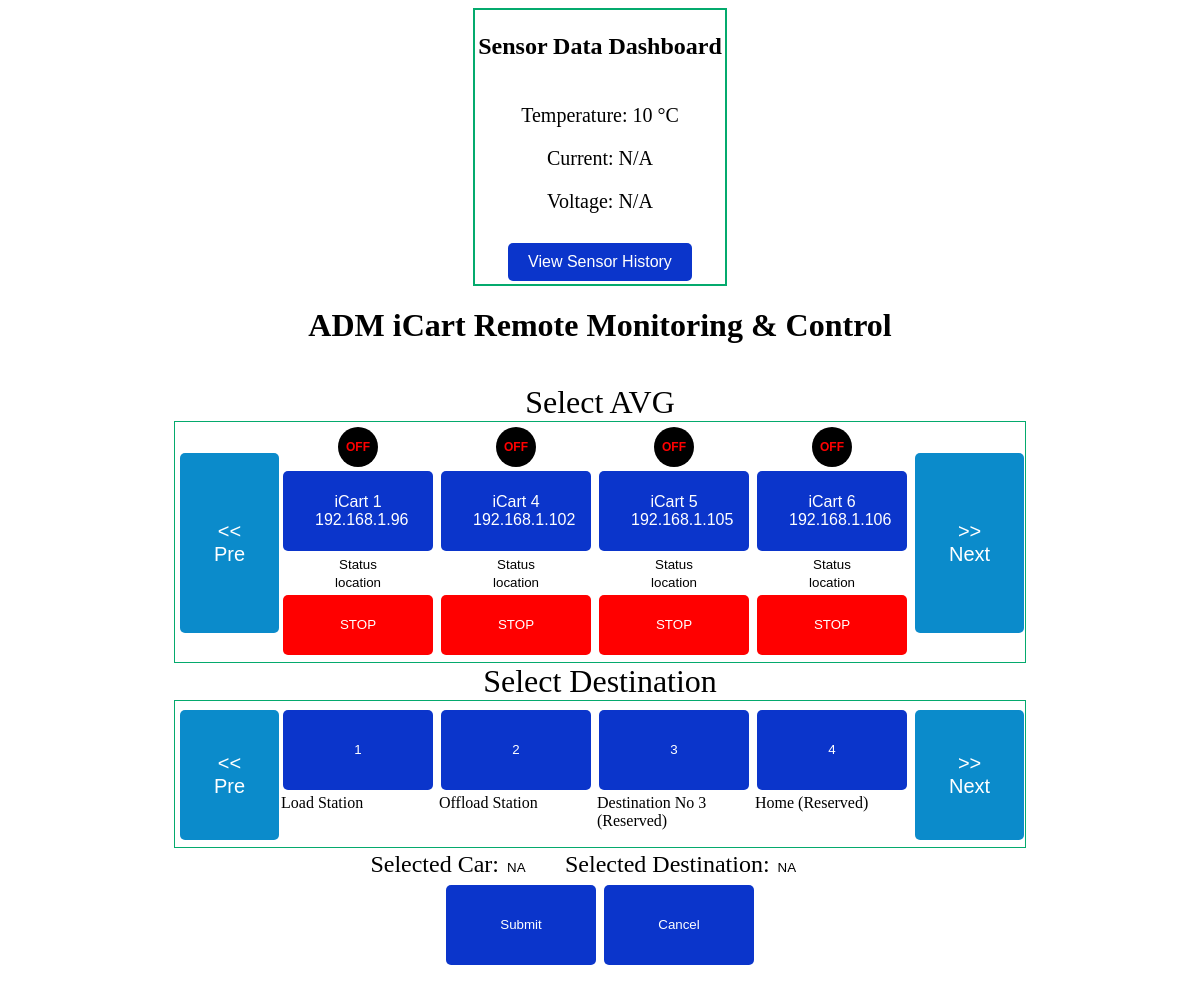
The page / on the database its author committed.
### remote_car/models.py (models this page shows)
class Car(models.Model):
    car_id=models.AutoField(primary_key=True)
    car_x=models.IntegerField()
    car_y=models.IntegerField()
    car_control=models.IntegerField(default = 0)
    car_IP=models.TextField(default="")
    car_name=models.TextField(default="iCart")
    car_lastTimeConnected=models.TextField(default=dt.now())

class Des(models.Model):
    des_id=models.AutoField(primary_key=True)
    des_name=models.TextField()
    des_description=models.TextField()
    des_x=models.IntegerField()
    des_y=models.IntegerField()
    des_disable=models.IntegerField(default=0)

### remote_car/views.py (the view)
# urls.py: path('',remote_car.views.display),
def display(request):
    maxpage=(Car.objects.all().count()//5)
    if(Car.objects.all().count()%5==0):
        maxpage = (Car.objects.all().count() / 5)-1
    cars2display=[]
    des2display=[]
    for i in range(5):
        try:
            cars2display.append(Car.objects.all()[i])
        except:
            break
    maxdespage=(Des.objects.all().count()//5)
    if(Des.objects.all().count()%5==0):
        maxdespage = (Des.objects.all().count() / 5)-1
    for i in range(5):
        try:
            des2display.append(Des.objects.all()[i])
        except:
            break
    readings = SensorReading.objects.all().order_by('-timestamp')[:100]
    return render(request, 'controlPanel.html', {
        'cap': cars2display,
        'dep':des2display,
        'pagenumber':0,
        'despagenumber':0,
        'maxpage':maxpage,
        'maxdespage':maxdespage,
        'carselectd':'NA',
        'desselected':'NA'
    })

### remote_car/templates/controlPanel.html (shortened to what this page needs)
<!DOCTYPE html>
<html lang="en" xmlns="http://www.w3.org/1999/html">
<head>
</head>
<body>
<div class="page-body" align="center">
    <table style="border:2px solid ;border-color:#04AA6D">
    <tr>
    <td><h2>Sensor Data Dashboard</h2></td>
    </tr>
    <tr>
    <td>
    <div class="sensor-data">
        <p>Temperature: <span id="temperature">N/A</span></p>
        <p>Current: <span id="current">N/A</span></p>
        <p>Voltage: <span id="voltage">N/A</span></p>
    </div>
    <div style="text-align: center;">
        <button onclick="window.open('{% url 'history_data' %}', '_blank', 'noopener,noreferrer')" style="margin-top: 10px; padding: 10px 20px; font-size: 16px; background-color: #0b35cb; color: white; border: none; border-radius: 5px; cursor: pointer;">
            View Sensor History
        </button>
    </div>
    </td>
    </tr>
   </table>
    <div>
        <table style="border:1px solid ;border-color:#04AA6D">
            <tr>
                <h1>ADM iCart Remote Monitoring & Control </h1></br>
                 <font size="6"> Select AVG </font>
            </tr>
            <td width="75">
            {% if pagenumber == 0 %}
                <input id="no last" type="button" disabled value="<<&#13;&#10;Pre" style="font-size:20px; width:100%;height:180px;background-color:#0b8bcb;"  >
            {% else %}
                <input id="pr" type="button" onclick="last(0,{{pagenumber}},{{despagenumber}},oid.value,did.value)" value="<<&#13;&#10;Pre" style="font-size:20px; width:100%; height:180px;background-color:#0b8bcb;" >
            {% endif %}
            </td>
            {% for c in cap%}
                <td width="150" style="text-align: center; vertical-align: middle;">
                    <button id="active-btn{{ c.car_id }}" onclick="toggleActive({{ c.car_id }})"
                    style="font-size:12px; background-color:
                        {% if c.car_control == 0 %} black
                        {% elif c.car_control == 1 %} green
                        {% elif c.car_control == 2 %} #DAA520
                        {% endif %};
                        color:
                        {% if c.car_control == 0 %} red
                        {% elif c.car_control == 1 %} red
                        {% elif c.car_control == 2 %} white
                        {% endif %};
                        font-weight:bold; width:40px; height:40px; border-radius:50%; border:5px;">
                    {% if c.car_control == 0 %}
                        OFF
                    {% elif c.car_control == 1 %}
                        ON
                    {% elif c.car_control == 2 %}
                        ON
                    {% endif %}
                </button>
                <div>
                    <input id="name{{c.car_id}}" type="button" onclick="selectcar({{c.car_id}})" value="{{c.car_name}}&#13;&#10;{{c.car_IP}}" style="font-size : 16px;">
                </div>
                <div style="max-width:150px" ><input style="border:0px; max-width:150px;text-align:center" height="50px" id="control{{c.car_id}}"   type="text" value="Status"></div>
                <div style="max-width:150px" ><input style="border:0px; max-width:150px;text-align:center" height="50px" id="p{{c.car_id}}"   type="text" value="location"></div>
                <div>
                    <input type="button" style="background-color:red;height:60px;" onclick="stop({{c.car_id}},0,{{pagenumber}},{{despagenumber}})" value="STOP" >
                </div>
                </td>
            {% endfor %}
            <td width="75">
            {% if pagenumber == maxpage %}
                <input id="no next" type="button" disabled value=">>&#13;&#10;Next" style="font-size : 20px; width: 100%;height:180px; background-color:#0b8bcb;"  >
            {% else %}
                <input id="nr" type="button" onclick="another(0,{{pagenumber}},{{despagenumber}},oid.value,did.value)" value=">>&#13;&#10;Next" style="font-size : 20px; width: 100%; height:180px;background-color:#0b8bcb;" >
            {% endif %}
            </td>
            </table>
         <table style="border:1px solid;border-color:#04AA6D">
             <tr><font size="6"> Select Destination</font></tr>
             <td width="75">
            {% if despagenumber == 0 %}
                <input id="no dlast" type="button" disabled value="<<&#13;&#10;Pre" style="font-size:20px; width:100%; height:130px;background-color:#0b8bcb;">
            {% else %}
            <input id="dpr" type="button" onclick="last(1,{{pagenumber}},{{despagenumber}},oid.value,did.value)" value="<<&#13;&#10;Pre" style="font-size:20px; width:100%; height:130px;background-color:#0b8bcb;">
            {% endif %}
            </td>
        {% for d in dep%}
         <td width="150">
            <div>
                <input id="desname{{d.des_id}}" type="button" onclick="selectdes({{d.des_id}})" value="{{d.des_id}}">
            </div>
             <div style="widht:100%;height:50px; border-color:#04AA6D">{{d.des_description}}</div>
         </td>
        {% endfor %}
              <td width="75">
            {% if despagenumber == maxdespage %}
            <input id="no dnext" type="button" disabled value=">>&#13;&#10;Next" style="font-size:20px; width:100%; height:130px;background-color:#0b8bcb;">
            {% else %}
           <input id="dnr" type="button" onclick="another(1,{{pagenumber}},{{despagenumber}},oid.value,did.value)" value=">>&#13;&#10;Next" style="font-size:20px; width:100%; height:130px;background-color:#0b8bcb;">
            {% endif %}
                </td>
            </table>
        <table style="border:0px">
            <td>
 <div><font size="5">  Selected Car:
<input id="oid" style="max-width:50px;border:0px"   type="text" value={{carselectd}}>
     Selected Destination:
     <input id="did" style="max-width:50px;border:0px"   type="text" value={{desselected}}>
 </font></div></td>
            </table>
<div>
  <input id="sub" type="button" onclick="go(oid.value,did.value,{{pagenumber}},{{despagenumber}})" value="Submit">
     <input id="canc" type="button" onclick="clr()" value="Cancel">
</div>
        <div>
        <input id="message"  style="border:0px"  type="text" value={{message}}>
        </div>
    </div>
</div>
</body>
</html>

### remote_car/templates/controlPanel.html (style rules this page uses)
input[type=button],input[type=submit],input[type=reset] { background-color:#0b35cb; border-radius: 5px; width:150px; height:80px; border:none; color:white; padding:16px 32px; text-decoration:none; margin:4px 2px; cursor:pointer; text-align: center; box-shadow: 0 0 0 rgba(0,0,0,0.1), inset 0 0 0 rgba(0,0,0,0.1); }
.sensor-data { margin-bottom: 20px; font-size: 20px; text-align: center; }

### rows shown on the page
Car: car_control "OFF", car_id "iCart 1 192.168.1.96"
Car: car_control "OFF", car_id "iCart 4 192.168.1.102"
Car: car_control "OFF", car_id "iCart 5 192.168.1.105"
Car: car_control "OFF", car_id "iCart 6 192.168.1.106"
Des: des_id "1", des_description "Load Station"
Des: des_id "2", des_description "Offload Station"
Des: des_id "3", des_description "Destination No 3 (Reserved)"
Des: des_id "4", des_description "Home (Reserved)"
